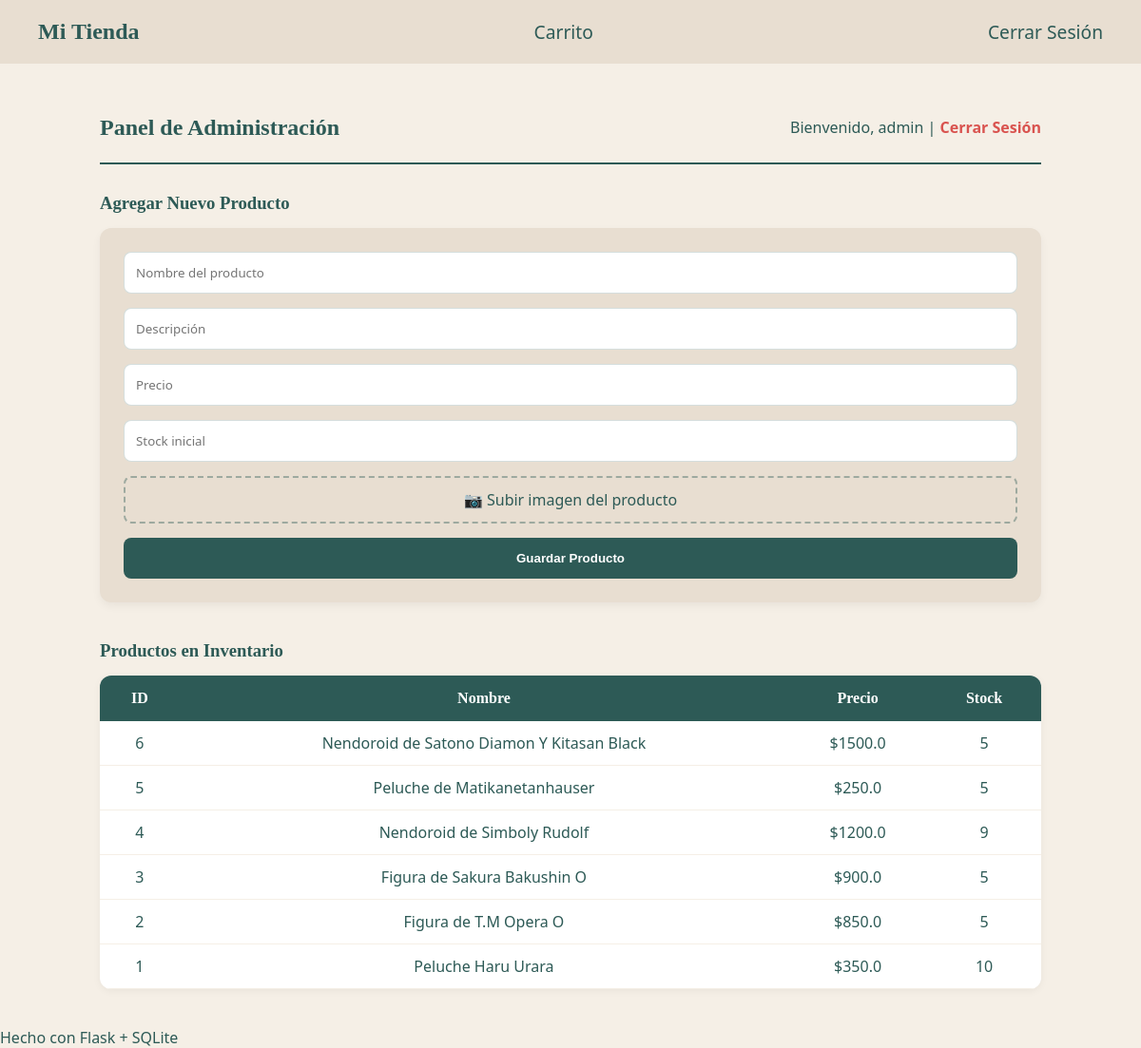
Page /admin (signed in) on the committed database.
### tables this page shows
CREATE TABLE productos(
                    id INTEGER PRIMARY KEY AUTOINCREMENT,
                    nombre TEXT NOT NULL,
                    descripcion TEXT,
                    precio REAL NOT NULL CHECK(precio >= 0),
                    stock INTEGER NOT NULL DEFAULT 0 CHECK(stock >= 0),
                    imagen_url TEXT
                );

### app.py (the view, shortened to what this page needs)
@app.route("/admin", methods=["GET", "POST"])
def admin_panel():
    if session.get("rol") != "admin":
        flash("Acceso restringido solo para administradores.")
        return redirect(url_for("login"))
    productos = db.listar_productos()
    return render_template("admin.html", productos=productos)

### tienda_db.py (called while the page is built)
    def listar_productos(self):
        try:
            self.cursor.execute("SELECT * FROM productos ORDER BY id DESC;")
            return self.cursor.fetchall()
        except Error as e:
            print(f"[DB] Error listando productos: {e}")
            return []

### templates/admin.html (shortened to what this page needs)
{% extends "base.html" %}
{% block content %}
<div class="admin-container">
  <div class="admin-header">
    <h2>Panel de Administración</h2>
    <p>Bienvenido, {{ session['usuario_nombre'] }} |
       <a href="{{ url_for('logout') }}">Cerrar Sesión</a></p>
  </div>
  <h3>Agregar Nuevo Producto</h3>
  <form action="{{ url_for('admin_panel') }}" method="POST" enctype="multipart/form-data">
    <input type="text" name="nombre" placeholder="Nombre del producto" required>
    <input type="text" name="descripcion" placeholder="Descripción">
    <input type="number" name="precio" step="0.01" placeholder="Precio" required>
    <input type="number" name="stock" placeholder="Stock inicial" required>
    <label class="file-label" id="file-label-text">
      📷 Subir imagen del producto
    </label>
    <button type="submit">Guardar Producto</button>
  </form>
  <h3>Productos en Inventario</h3>
  <table>
    <thead>
      <tr>
        <th>ID</th>
        <th>Nombre</th>
        <th>Precio</th>
        <th>Stock</th>
      </tr>
    </thead>
    <tbody>
      {% for p in productos %}
      <tr>
        <td>{{ p.id }}</td>
        <td>{{ p.nombre }}</td>
        <td>${{ p.precio }}</td>
        <td>{{ p.stock }}</td>
      </tr>
      {% endfor %}
    </tbody>
  </table>
</div>
{% endblock %}

### static/styles.css (style rules this page uses)
:root { --bg-color: #f5efe6; --card-bg: #e8ded1; --text-dark: #2d5a56; --font-serif: 'Georgia', serif; --font-sans: system-ui, Arial; }
body { margin: 0; background: var(--bg-color); color: var(--text-dark); font-family: var(--font-sans); }
h1, h2, .card h3 { font-family: var(--font-serif); color: var(--text-dark); }
.admin-container { width: 90%; max-width: 1000px; margin: 40px auto; font-family: var(--font-sans); color: var(--text-dark); }
.admin-header { display: flex; justify-content: space-between; align-items: center; border-bottom: 2px solid var(--text-dark); margin-bottom: 30px; padding-bottom: 10px; }
.admin-header h2 { font-family: var(--font-serif); margin: 0; }
.admin-header a { color: #d9534f; text-decoration: none; font-weight: bold; }
.admin-container form { background: var(--card-bg); padding: 25px; border-radius: 12px; margin-bottom: 40px; box-shadow: 0 4px 10px rgba(0,0,0,0.05); }
.admin-container h3 { font-family: var(--font-serif); margin-bottom: 15px; }
.admin-container form input { width: 100%; padding: 12px; margin-bottom: 15px; border: 1px solid rgba(45, 90, 86, 0.2); border-radius: 8px; display: block; box-sizing: border-box; font-family: var(--font-sans); }
.admin-container form button { width: 100%; background: var(--text-dark); color: white; padding: 14px; border: none; border-radius: 8px; font-weight: bold; cursor: pointer; transition: transform 0.2s, opacity 0.3s; }
.file-label { display: block; width: 100%; padding: 12px; margin-bottom: 15px; border: 2px dashed rgba(45, 90, 86, 0.4); border-radius: 8px; text-align: center; cursor: pointer; color: var(--text-dark); font-family: var(--font-sans); box-sizing: border-box; transition: border-color 0.2s, background 0.2s; }
table { width: 100%; border-collapse: collapse; background: white; border-radius: 12px; overflow: hidden; box-shadow: 0 2px 8px rgba(0,0,0,0.05); }
table th { background: var(--text-dark); color: white; padding: 15px; text-align: center; font-family: var(--font-serif); }
table td { padding: 12px; text-align: center; border-bottom: 1px solid var(--bg-color); }

### rows in the picture
productos: id "6", nombre "Nendoroid de Satono Diamon Y Kitasan Black", precio "1500.0", stock "5"
productos: id "5", nombre "Peluche de Matikanetanhauser", precio "250.0", stock "5"
productos: id "4", nombre "Nendoroid de Simboly Rudolf", precio "1200.0", stock "9"
productos: id "3", nombre "Figura de Sakura Bakushin O", precio "900.0", stock "5"
productos: id "2", nombre "Figura de T.M Opera O", precio "850.0", stock "5"
productos: id "1", nombre "Peluche Haru Urara", precio "350.0", stock "10"

### other values in the picture
{{ session['usuario_nombre'] }} "admin"
